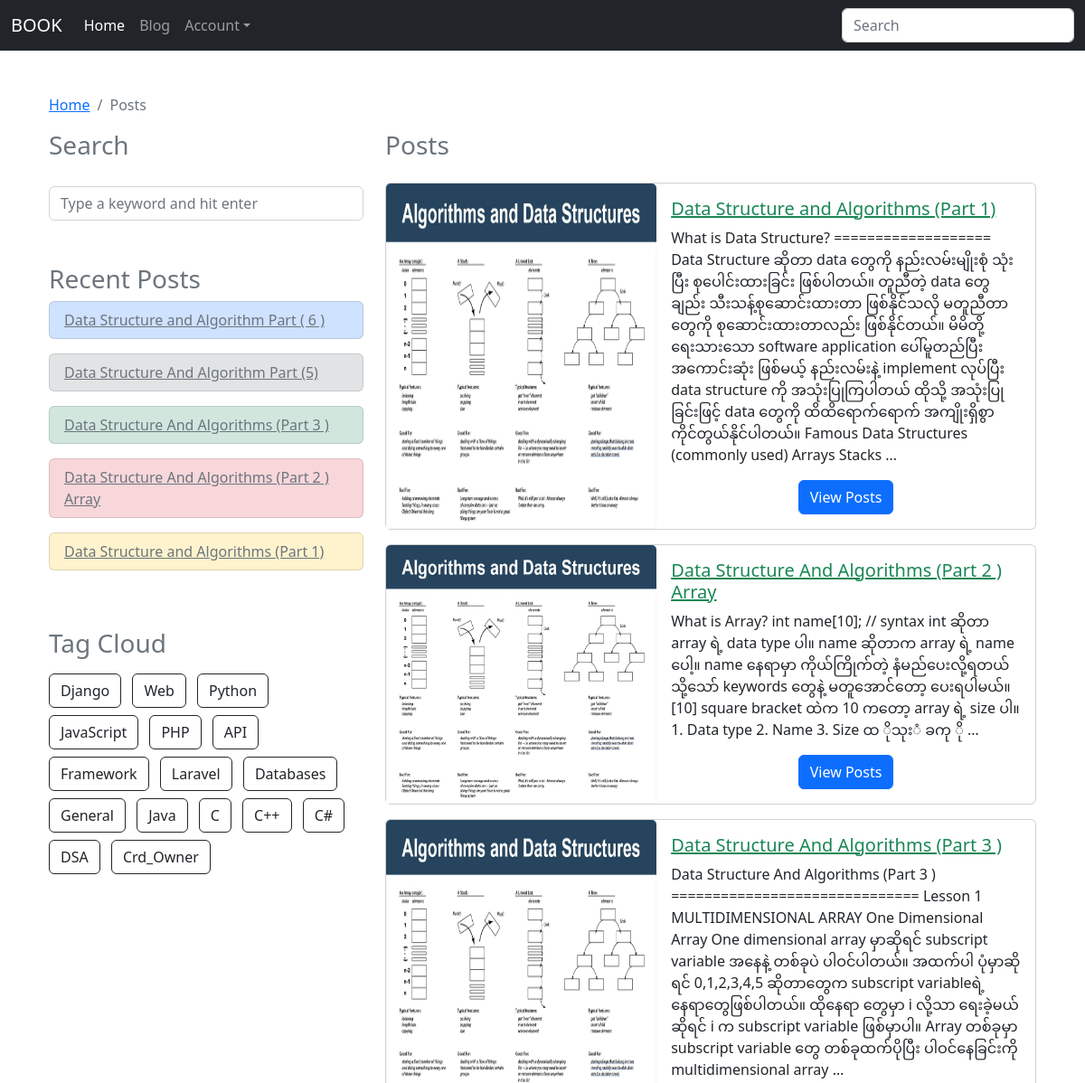
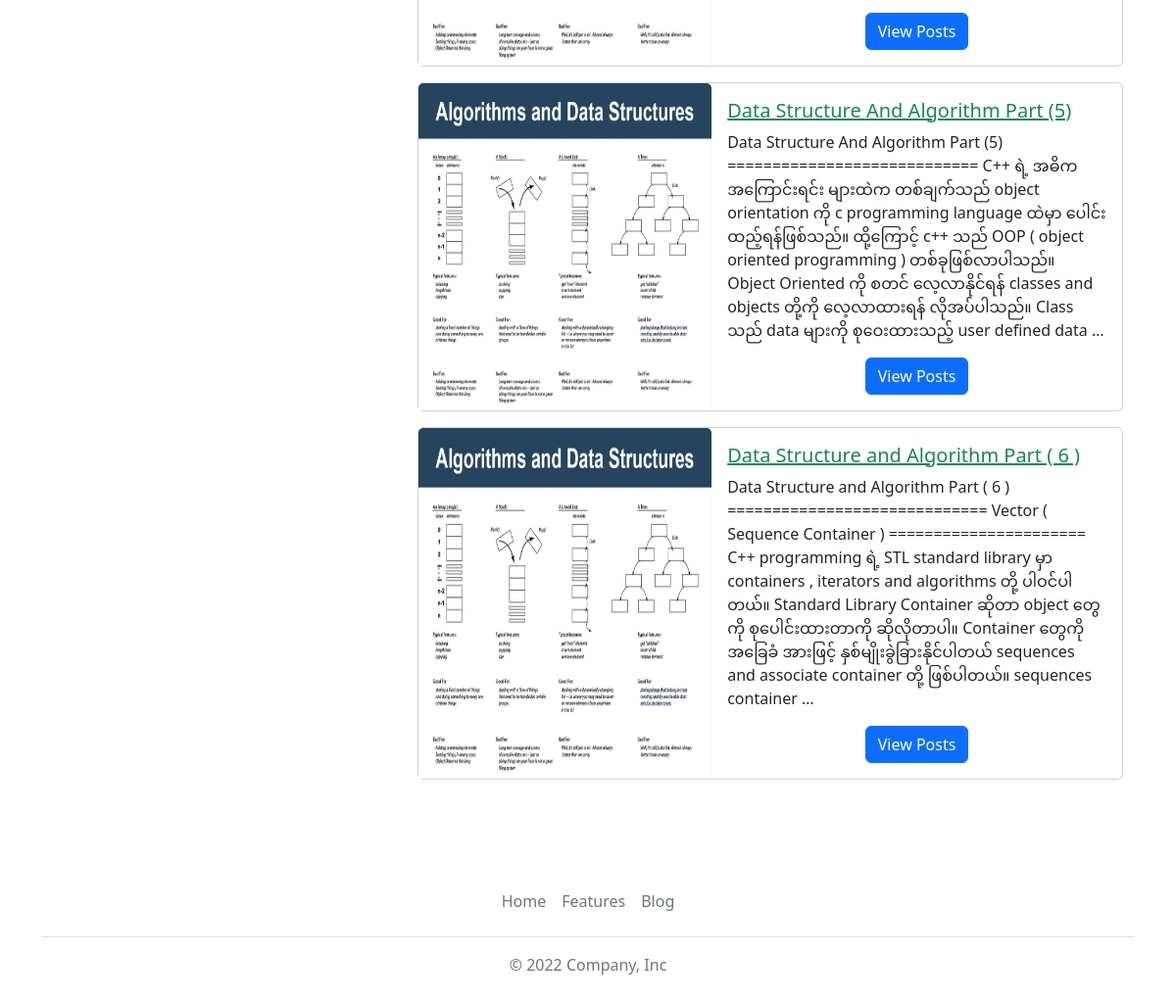
Page /blog/posts/?page=2 on the earlier database version (2 pictures, top to bottom).
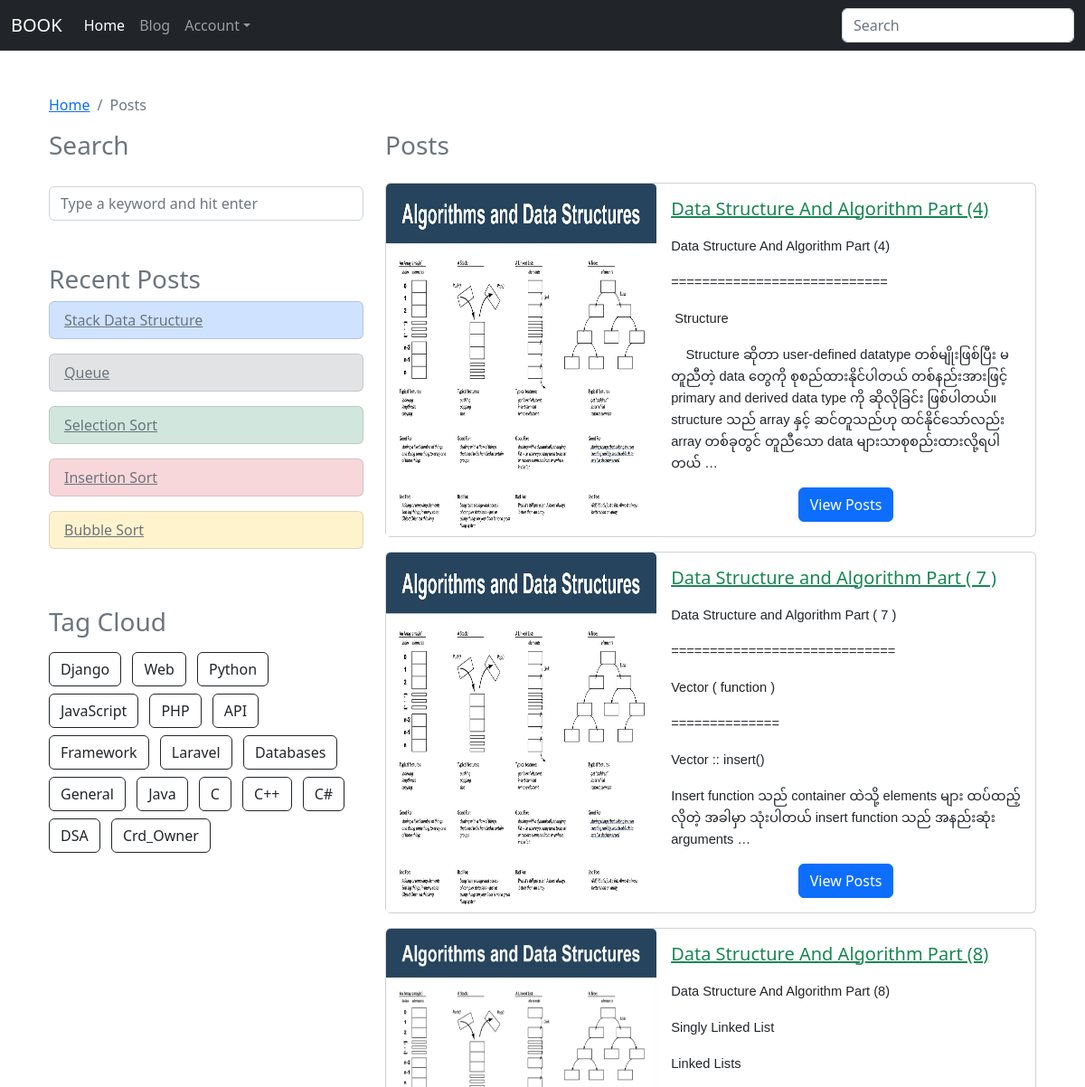
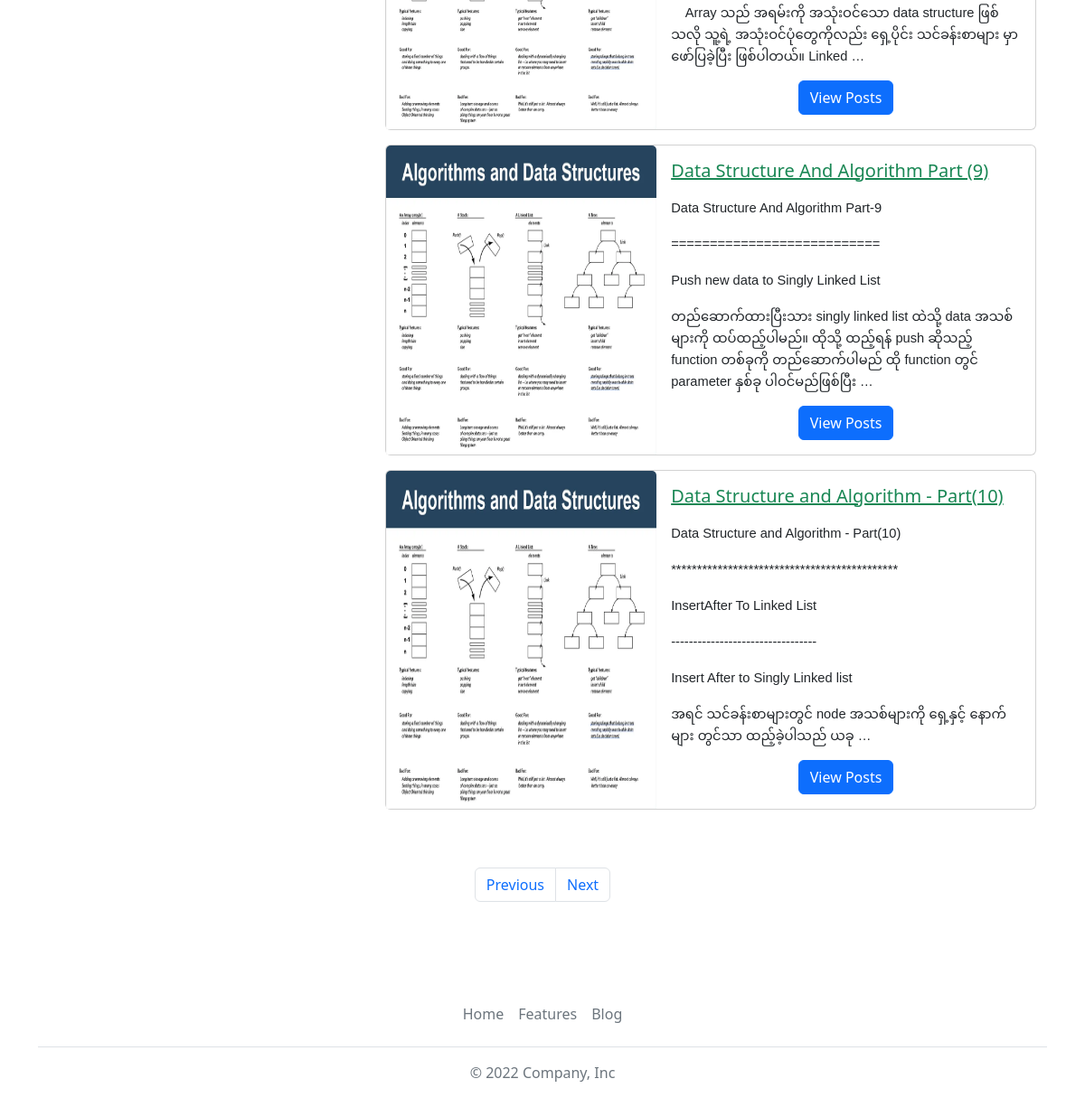
Same page on the later database version (2 pictures, top to bottom).
### blog/models.py (models this page shows, shortened)
class Blog(models.Model):
	STATUS_CHOICE = (
		(0, "Draft"),
		(1, "Public"),
	)
	title = models.CharField(max_length=254)
	user = models.ForeignKey(User, on_delete=models.CASCADE)
	slug = models.SlugField()
	body = RichTextUploadingField(blank=True)
	created_date = models.DateTimeField(default=timezone.now)
	edited_date = models.DateTimeField(auto_now_add=True)
	tags = models.ManyToManyField(Tag, blank=True)
	image = models.ImageField(upload_to=None, null=True, blank=True)
	status = models.IntegerField(choices=STATUS_CHOICE, default=0)

### tags/models.py (models this page shows, shortened)
class Tag(models.Model):
	name = models.CharField(max_length=100)

### blog/views.py (the view)
# urls.py: path("posts/", views.blog_posts, name="posts"),
def blog_posts(request):
	recent_posts = Blog.objects.all().order_by('-created_date')[:5]
	all_tags = Tag.objects.all()
	blogs = Blog.objects.all().order_by('created_date')
	page = request.GET.get('page', 1)
	paginator = Paginator(blogs, 5)
	try:
		page_obj = paginator.page(page)
	except PageNotAnInteger:
		page_obj = paginator.page(1)
	except EmptyPage:
		page_obj = paginator.page(paginator.num_pages)
	context = {
		"recent_posts": recent_posts,
		"all_tags": all_tags,
		"blogs": blogs,
		"page_obj": page_obj,
		"page": page,
	}
	return render(request, "blog/blog_posts.html", context)

### templates/blog/blog_posts.html (shortened to what this page needs)
{% extends 'base.html' %}
{% load static %}
{% block content %}
	<div class="container px-4 py-5">
		<nav aria-label="breadcrumb mb-3">
		  <ol class="breadcrumb">
		    <li class="breadcrumb-item"><a href="{% url 'blog:home' %}">Home</a></li>
		    <li class="breadcrumb-item active" aria-current="page">Posts</li>
		  </ol>
		</nav>
		<div class="row">
			<div class="col-12 col-lg-4">
				<h3 class="text-muted mb-1">Search</h3>
				<div class="sidebar-box pt-md-4 mb-5">
			        <form action="" class="search-form" method="GET">
			            <div class="form-group">
			                <input type="text" name="q" class="form-control" placeholder="Type a keyword and hit enter">
			            </div>
			        </form>
			    </div>
			    <div class="mb-5">
				    <h3 class="text-muted">Recent Posts</h3>
				    {% for post in recent_posts %}
				    <ul class="list-group">
						  <li class="list-group-item mb-3 {% cycle 'list-group-item-primary' 'list-group-item-secondary' 'list-group-item-success' 'list-group-item-danger' 'list-group-item-warning' %}">
						  	<a class="text-deorator-none link-secondary" href="{% url 'blog:detail' post.slug %}">{{ post.title }}</a>
						  </li>
					</ul>
					{% endfor %}
				</div>
				<div class="mb-3">
			        <h3 class="text-muted mb-3">Tag Cloud</h3>
			        <ul class="list-inline">
			        	{% for tag in all_tags %}
					    <li class="list-inline-item mb-2"><a href="{% url 'book:view_tags' tag.name %}" class="btn btn-outline-dark">{{ tag.name }}</a></li>
					    {% endfor %}
					</ul>
			    </div>
			</div>
			<div class="col-12 col-lg-8">
				<h3 class="text-muted mb-4">Posts</h3>
				{% for post in page_obj %}
				<div class="card mb-3">
				    <div class="row g-0">
				        <div class="col-sm-5">
				            <a href="{% url 'blog:detail' post.slug %}">
				            	<img src="{{ post.image.url }}" class="card-img-top h-100" alt="{{ post.title }}">
				            </a>
				        </div>
				        <div class="col-sm-7">
				            <div class="card-body">
				            	<h5 class="card-title">
					            	<a href="{% url 'blog:detail' post.slug %}" class="text-deorator-none link-success">
						            	{{ post.title }}
						            </a>
					            </h5>
				                <p class="card-text mb-3">{{ post.body |truncatewords:"50" | safe }}</p>
				                <div class="text-center mt-3">
				                	<a href="{% url 'blog:detail' post.slug %}" class="btn btn-primary">View Posts</a>
				                </div>
				            </div>
				        </div>
				    </div>
				</div>
				{% endfor %}
			</div>
			{% if page_obj.has_other_pages %}
		    <div class="mt-5">
		    	<nav aria-label="Page navigation example">
				  <ul class="pagination justify-content-center">
				    <li class="page-item">
				    	{% if page_obj.has_previous %}
				      	<a class="page-link" href="?page={{ page_obj.previous_page_number }}">Previous</a>
				    	{% endif %}
				    </li>
				    <li class="page-item">
				    	{% if page_obj.has_next %}
				    	  <a class="page-link" href="?page={{ page_obj.next_page_number }}">Next</a>
				    	{% endif %}
				    </li>
				  </ul>
				</nav>
		    </div>
		    {% endif %}
		</div>
	</div>
{% endblock %}

Differences in the rows shown:
no longer on this page (row edited): Blog: title "Data Structure and Algorithm Part ( 6 )", image (picture), body "Data Structure and Algorithm Part ( 6 ) ============================= Vector ( Sequence Container ) ====================== C++ programming ရဲ့ STL standard library မှာ containers , iterators and algorithms တို့ ပါဝင်ပါတယ်။ Standard Library Container ဆိုတာ object တွေကို စုပေါင်းထားတာကို ဆိုလိုတာပါ။ Container တွေကို အခြေခံ အားဖြင့် နှစ်မျိုးခွဲခြားနိုင်ပါတယ် sequences and associate container တို့ ဖြစ်ပါတယ်။ sequences container …"
no longer on this page (row edited): Blog: title "Data Structure And Algorithm Part (5)", image (picture), body "Data Structure And Algorithm Part (5) ============================ C++ ရဲ့ အဓိက အကြောင်းရင်း များထဲက တစ်ချက်သည် object orientation ကို c programming language ထဲမှာ ပေါင်းထည့်ရန်ဖြစ်သည်။ ထို့ကြောင့် c++ သည် OOP ( object oriented programming ) တစ်ခုဖြစ်လာပါသည်။ Object Oriented ကို စတင် လေ့လာနိုင်ရန် classes and objects တို့ကို လေ့လာထားရန် လိုအပ်ပါသည်။ Class သည် data များကို စုဝေးထားသည့် user defined data …"
no longer on this page (row edited): Blog: title "Data Structure And Algorithms (Part 3 )", image (picture), body "Data Structure And Algorithms (Part 3 ) ============================== Lesson 1 MULTIDIMENSIONAL ARRAY One Dimensional Array One dimensional array မှာဆိုရင် subscript variable အနေနဲ့ တစ်ခုပဲ ပါဝင်ပါတယ်။ အထက်ပါ ပုံမှာဆိုရင် 0,1,2,3,4,5 ဆိုတာတွေက subscript variableရဲ့ နေရာတွေဖြစ်ပါတယ်။ ထိုနေရာ တွေမှာ i လို့သာ ရေးခဲ့မယ်ဆိုရင် i က subscript variable ဖြစ်မှာပါ။ Array တစ်ခုမှာ subscript variable တွေ တစ်ခုထက်ပိုပြီး ပါဝင်နေခြင်းကို multidimensional array …"
no longer on this page (row edited): Blog: title "Data Structure And Algorithms (Part 2 ) Array", image (picture), body "What is Array? int name[10]; // syntax int ဆိုတာ array ရဲ့ data type ပါ။ name ဆိုတာက array ရဲ့ name ပေါ့။ name နေရာမှာ ကိုယ်ကြိုက်တဲ့ နံမည်ပေးလို့ရတယ် သို့သော် keywords တွေနဲ့ မတူအောင်တော့ ပေးရပါမယ်။ [10] square bracket ထဲက 10 ကတော့ array ရဲ့ size ပါ။ 1. Data type 2. Name 3. Size ထ ိုသုးံ ခကု ို …"
no longer on this page (row edited): Blog: title "Data Structure and Algorithms (Part 1)", image (picture), body "What is Data Structure? =================== Data Structure ဆိုတာ data တွေကို နည်းလမ်းမျိုးစုံ သုံးပြီး စုပေါင်းထားခြင်း ဖြစ်ပါတယ်။ တူညီတဲ့ data တွေချည်း သီးသန့်စုဆောင်းထားတာ ဖြစ်နိုင်သလို မတူညီတာတွေကို စုဆောင်းထားတာလည်း ဖြစ်နိုင်တယ်။ မိမိတို့ ရေးသားသော software application ပေါ်မူတည်ပြီး အကောင်းဆုံး ဖြစ်မယ့် နည်းလမ်းနဲ့ implement လုပ်ပြီး data structure ကို အသုံးပြုကြပါတယ် ထိုသို့ အသုံးပြုခြင်းဖြင့် data တွေကို ထိထိရောက်ရောက် အကျိုးရှိစွာ ကိုင်တွယ်နိုင်ပါတယ်။ Famous Data Structures (commonly used) Arrays Stacks …"
added Blog: title "Stack Data Structure", shown under "Recent Posts"
added Blog: title "Queue", shown under "Recent Posts"
added Blog: title "Selection Sort", shown under "Recent Posts"
added Blog: title "Insertion Sort", shown under "Recent Posts"
added Blog: title "Bubble Sort", shown under "Recent Posts"
added Blog: image (picture), title "Data Structure And Algorithm Part (4)", body "Data Structure And Algorithm Part (4) ============================ Structure Structure ဆိုတာ user-defined datatype တစ်မျိုးဖြစ်ပြီး မတူညီတဲ့ data တွေကို စုစည်ထားနိုင်ပါတယ် တစ်နည်းအားဖြင့် primary and derived data type ကို ဆိုလိုခြင်း ဖြစ်ပါတယ်။ structure သည် array နှင့် ဆင်တူသည်ဟု ထင်နိုင်သော်လည်း array တစ်ခုတွင် တူညီသော data များသာစုစည်းထားလို့ရပါတယ် …", shown under "Posts"
added Blog: image (picture), title "Data Structure and Algorithm Part ( 7 )", body "Data Structure and Algorithm Part ( 7 ) ============================= Vector ( function ) ============== Vector :: insert() Insert function သည် container ထဲသို့ elements များ ထပ်ထည့်လိုတဲ့ အခါမှာ သုံးပါတယ် insert function သည် အနည်းဆုံး arguments …", shown under "Posts"
added Blog: image (picture), title "Data Structure And Algorithm Part (8)", body "Data Structure And Algorithm Part ( 8) Singly Linked List Linked Lists Array သည် အရမ်းကို အသုံးဝင်သော data structure ဖြစ်သလို သူ့ရဲ့ အသုံးဝင်ပုံတွေကိုလည်း ရှေ့ပိုင်း သင်ခန်းစာများ မှာ ဖော်ပြခဲ့ပြီး ဖြစ်ပါတယ်။ Linked …", shown under "Posts"
added Blog: image (picture), title "Data Structure And Algorithm Part (9)", body "Data Structure And Algorithm Part-9 =========================== Push new data to Singly Linked List တည်ဆောက်ထားပြီးသား singly linked list ထဲသို့ data အသစ်များကို ထပ်ထည့်ပါမည်။ ထိုသို့ ထည့်ရန် push ဆိုသည့် function တစ်ခုကို တည်ဆောက်ပါမည် ထို function တွင် parameter နှစ်ခု ပါဝင်မည်ဖြစ်ပြီး …", shown under "Posts"
added Blog: image (picture), title "Data Structure and Algorithm - Part(10)", body "Data Structure and Algorithm - Part(10) ******************************************** InsertAfter To Linked List --------------------------------- Insert After to Singly Linked list အရင် သင်ခန်းစာများတွင် node အသစ်များကို ရှေ့နှင့် နောက်များ တွင်သာ ထည့်ခဲ့ပါသည် ယခု …", shown under "Posts"
Other differences:
text now shown: "Previous Next"
